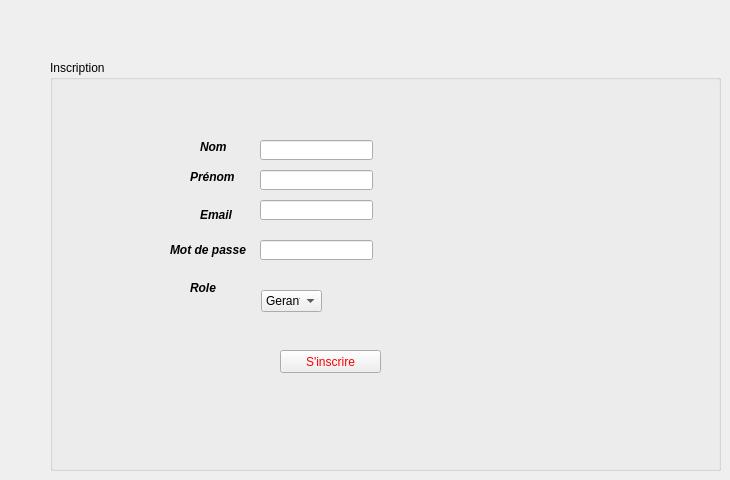
    <widget class="QWidget" name="page_2">
     <widget class="QGroupBox" name="groupBox_2">
      <property name="geometry">
       <rect>
        <x>50</x>
        <y>60</y>
        <width>671</width>
        <height>411</height>
       </rect>
      </property>
      <property name="styleSheet">
       <string notr="true"/>
      </property>
      <property name="title">
       <string>Inscription</string>
      </property>
      <widget class="QLabel" name="label_4">
       <property name="geometry">
        <rect>
         <x>150</x>
         <y>80</y>
         <width>47</width>
         <height>14</height>
        </rect>
       </property>
       <property name="styleSheet">
        <string notr="true"/>
       </property>
       <property name="text">
        <string>&lt;html&gt;&lt;head/&gt;&lt;body&gt;&lt;p&gt;&lt;span style=&quot; font-size:9pt; font-weight:600; font-style:italic;&quot;&gt;Nom&lt;/span&gt;&lt;/p&gt;&lt;/body&gt;&lt;/html&gt;</string>
       </property>
      </widget>
      <widget class="QLabel" name="label_5">
       <property name="geometry">
        <rect>
         <x>140</x>
         <y>110</y>
         <width>47</width>
         <height>14</height>
        </rect>
       </property>
       <property name="text">
        <string>&lt;html&gt;&lt;head/&gt;&lt;body&gt;&lt;p&gt;&lt;span style=&quot; font-size:9pt; font-weight:600; font-style:italic;&quot;&gt;Prénom&lt;/span&gt;&lt;/p&gt;&lt;/body&gt;&lt;/html&gt;</string>
       </property>
      </widget>
      <widget class="QLabel" name="label_6">
       <property name="geometry">
        <rect>
         <x>150</x>
         <y>140</y>
         <width>47</width>
         <height>31</height>
        </rect>
       </property>
       <property name="text">
        <string>&lt;html&gt;&lt;head/&gt;&lt;body&gt;&lt;p&gt;&lt;span style=&quot; font-size:9pt; font-weight:600; font-style:italic;&quot;&gt;Email&lt;/span&gt;&lt;/p&gt;&lt;/body&gt;&lt;/html&gt;</string>
       </property>
      </widget>
      <widget class="QLabel" name="label_7">
       <property name="geometry">
        <rect>
         <x>120</x>
         <y>180</y>
         <width>91</width>
         <height>20</height>
        </rect>
       </property>
       <property name="text">
        <string>&lt;html&gt;&lt;head/&gt;&lt;body&gt;&lt;p&gt;&lt;span style=&quot; font-size:9pt; font-weight:600; font-style:italic;&quot;&gt;Mot de passe&lt;/span&gt;&lt;/p&gt;&lt;/body&gt;&lt;/html&gt;</string>
       </property>
      </widget>
      <widget class="QLabel" name="label_18">
       <property name="geometry">
        <rect>
         <x>140</x>
         <y>220</y>
         <width>41</width>
         <height>16</height>
        </rect>
       </property>
       <property name="minimumSize">
        <size>
         <width>41</width>
         <height>0</height>
        </size>
       </property>
       <property name="maximumSize">
        <size>
         <width>41</width>
         <height>16777215</height>
        </size>
       </property>
       <property name="text">
        <string>&lt;html&gt;&lt;head/&gt;&lt;body&gt;&lt;p&gt;&lt;span style=&quot; font-size:9pt; font-weight:600; font-style:italic;&quot;&gt;Role&lt;/span&gt;&lt;/p&gt;&lt;/body&gt;&lt;/html&gt;</string>
       </property>
      </widget>
      <widget class="QLineEdit" name="inscription_nom">
       <property name="geometry">
        <rect>
         <x>210</x>
         <y>80</y>
         <width>113</width>
         <height>20</height>
        </rect>
       </property>
       <property name="text">
        <string/>
       </property>
      </widget>
      <widget class="QLineEdit" name="inscription_prenom">
       <property name="geometry">
        <rect>
         <x>210</x>
         <y>110</y>
         <width>113</width>
         <height>20</height>
        </rect>
       </property>
       <property name="text">
        <string/>
       </property>
      </widget>
      <widget class="QLineEdit" name="inscription_email">
       <property name="geometry">
        <rect>
         <x>210</x>
         <y>140</y>
         <width>113</width>
         <height>20</height>
        </rect>
       </property>
      </widget>
      <widget class="QLineEdit" name="inscription_mdp">
       <property name="geometry">
        <rect>
         <x>210</x>
         <y>180</y>
         <width>113</width>
         <height>20</height>
        </rect>
       </property>
      </widget>
      <widget class="QPushButton" name="inscription_inscrit">
       <property name="geometry">
        <rect>
         <x>230</x>
         <y>290</y>
         <width>101</width>
         <height>23</height>
        </rect>
       </property>
       <property name="styleSheet">
        <string notr="true">QPushButton { color: red }
QLineEdit { color: red }
QComboBox { color: red }</string>
       </property>
       <property name="text">
        <string>S'inscrire</string>
       </property>
      </widget>
      <widget class="QComboBox" name="comboBox">
       <property name="geometry">
        <rect>
         <x>211</x>
         <y>230</y>
         <width>61</width>
         <height>22</height>
        </rect>
       </property>
       <item>
        <property name="text">
         <string>Gerant</string>
        </property>
       </item>
       <item>
        <property name="text">
         <string>Chef</string>
        </property>
       </item>
       <item>
        <property name="text">
         <string>Serveur</string>
        </property>
       </item>
       <item>
        <property name="text">
         <string>Caissier</string>
        </property>
       </item>
       <item>
        <property name="text">
         <string>Gestionniare commande</string>
        </property>
       </item>
       <item>
        <property name="text">
         <string>Gestionnaire fournisseur</string>
        </property>
       </item>
      </widget>
     </widget>
    </widget>
